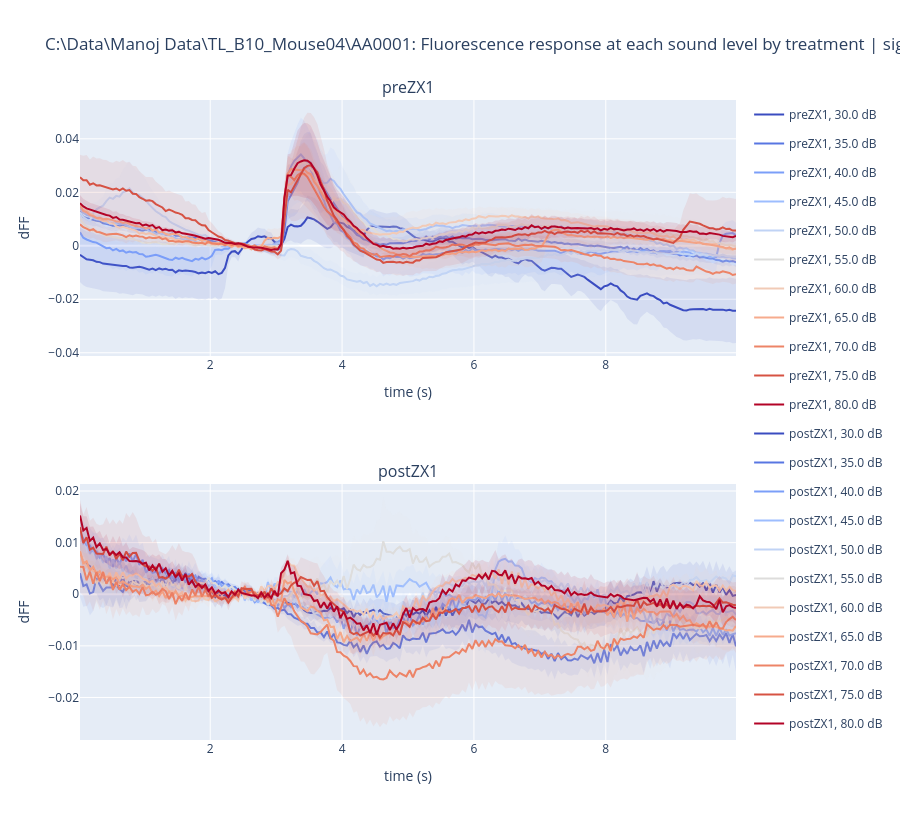

Notebook code for this chart:
### Code cell
# without ROI selection
e0.plotDF_levelByTreatment()

### Figure 1 — Plotly figure (JSON) as saved in the notebook; plotly's stock layout.template omitted (floating-point values rounded to 4 significant figures; data arrays with more than 128 entries replaced by an {"elided": "..."} marker saying what was removed)
{"data": [{"legendgroup": "preZX1, 30.0 dB", "line": {"color": "rgb(58, 76, 192)"}, "mode": "lines", "name": "preZX1, 30.0 dB", "showlegend": true, "type": "scatter", "x": {"elided": "200 float values"}, "xaxis": "x", "y": {"elided": "200 float values"}, "yaxis": "y"}, {"legendgroup": "preZX1, 30.0 dB", "line": {"width": 0}, "mode": "lines", "name": "preZX1, 30.0 dB", "showlegend": false, "type": "scatter", "x": {"elided": "200 float values"}, "xaxis": "x", "y": {"elided": "200 float values"}, "yaxis": "y"}, {"fill": "tonexty", "fillcolor": "rgba(58, 76, 192, 0.1)", "legendgroup": "preZX1, 30.0 dB", "line": {"width": 0}, "mode": "lines", "name": "preZX1, 30.0 dB", "showlegend": false, "type": "scatter", "x": {"elided": "200 float values"}, "xaxis": "x", "y": {"elided": "200 float values"}, "yaxis": "y"}, {"legendgroup": "preZX1, 35.0 dB", "line": {"color": "rgb(88, 118, 226)"}, "mode": "lines", "name": "preZX1, 35.0 dB", "showlegend": true, "type": "scatter", "x": {"elided": "200 float values"}, "xaxis": "x", "y": {"elided": "200 float values"}, "yaxis": "y"}, {"legendgroup": "preZX1, 35.0 dB", "line": {"width": 0}, "mode": "lines", "name": "preZX1, 35.0 dB", "showlegend": false, "type": "scatter", "x": {"elided": "200 float values"}, "xaxis": "x", "y": {"elided": "200 float values"}, "yaxis": "y"}, {"fill": "tonexty", "fillcolor": "rgba(88, 118, 226, 0.1)", "legendgroup": "preZX1, 35.0 dB", "line": {"width": 0}, "mode": "lines", "name": "preZX1, 35.0 dB", "showlegend": false, "type": "scatter", "x": {"elided": "200 float values"}, "xaxis": "x", "y": {"elided": "200 float values"}, "yaxis": "y"}, {"legendgroup": "preZX1, 40.0 dB", "line": {"color": "rgb(123, 158, 248)"}, "mode": "lines", "name": "preZX1, 40.0 dB", "showlegend": true, "type": "scatter", "x": {"elided": "200 float values"}, "xaxis": "x", "y": {"elided": "200 float values"}, "yaxis": "y"}, {"legendgroup": "preZX1, 40.0 dB", "line": {"width": 0}, "mode": "lines", "name": "preZX1, 40.0 dB", "showlegend": false, "type": "scatter", "x": {"elided": "200 float values"}, "xaxis": "x", "y": {"elided": "200 float values"}, "yaxis": "y"}, {"fill": "tonexty", "fillcolor": "rgba(123, 158, 248, 0.1)", "legendgroup": "preZX1, 40.0 dB", "line": {"width": 0}, "mode": "lines", "name": "preZX1, 40.0 dB", "showlegend": false, "type": "scatter", "x": {"elided": "200 float values"}, "xaxis": "x", "y": {"elided": "200 float values"}, "yaxis": "y"}, {"legendgroup": "preZX1, 45.0 dB", "line": {"color": "rgb(157, 189, 254)"}, "mode": "lines", "name": "preZX1, 45.0 dB", "showlegend": true, "type": "scatter", "x": {"elided": "200 float values"}, "xaxis": "x", "y": {"elided": "200 float values"}, "yaxis": "y"}, {"legendgroup": "preZX1, 45.0 dB", "line": {"width": 0}, "mode": "lines", "name": "preZX1, 45.0 dB", "showlegend": false, "type": "scatter", "x": {"elided": "200 float values"}, "xaxis": "x", "y": {"elided": "200 float values"}, "yaxis": "y"}, {"fill": "tonexty", "fillcolor": "rgba(157, 189, 254, 0.1)", "legendgroup": "preZX1, 45.0 dB", "line": {"width": 0}, "mode": "lines", "name": "preZX1, 45.0 dB", "showlegend": false, "type": "scatter", "x": {"elided": "200 float values"}, "xaxis": "x", "y": {"elided": "200 float values"}, "yaxis": "y"}, {"legendgroup": "preZX1, 50.0 dB", "line": {"color": "rgb(192, 211, 245)"}, "mode": "lines", "name": "preZX1, 50.0 dB", "showlegend": true, "type": "scatter", "x": {"elided": "200 float values"}, "xaxis": "x", "y": {"elided": "200 float values"}, "yaxis": "y"}, {"legendgroup": "preZX1, 50.0 dB", "line": {"width": 0}, "mode": "lines", "name": "preZX1, 50.0 dB", "showlegend": false, "type": "scatter", "x": {"elided": "200 float values"}, "xaxis": "x", "y": {"elided": "200 float values"}, "yaxis": "y"}, {"fill": "tonexty", "fillcolor": "rgba(192, 211, 245, 0.1)", "legendgroup": "preZX1, 50.0 dB", "line": {"width": 0}, "mode": "lines", "name": "preZX1, 50.0 dB", "showlegend": false, "type": "scatter", "x": {"elided": "200 float values"}, "xaxis": "x", "y": {"elided": "200 float values"}, "yaxis": "y"}, {"legendgroup": "preZX1, 55.0 dB", "line": {"color": "rgb(221, 220, 219)"}, "mode": "lines", "name": "preZX1, 55.0 dB", "showlegend": true, "type": "scatter", "x": {"elided": "200 float values"}, "xaxis": "x", "y": {"elided": "200 float values"}, "yaxis": "y"}, {"legendgroup": "preZX1, 55.0 dB", "line": {"width": 0}, "mode": "lines", "name": "preZX1, 55.0 dB", "showlegend": false, "type": "scatter", "x": {"elided": "200 float values"}, "xaxis": "x", "y": {"elided": "200 float values"}, "yaxis": "y"}, {"fill": "tonexty", "fillcolor": "rgba(221, 220, 219, 0.1)", "legendgroup": "preZX1, 55.0 dB", "line": {"width": 0}, "mode": "lines", "name": "preZX1, 55.0 dB", "showlegend": false, "type": "scatter", "x": {"elided": "200 float values"}, "xaxis": "x", "y": {"elided": "200 float values"}, "yaxis": "y"}, {"legendgroup": "preZX1, 60.0 dB", "line": {"color": "rgb(241, 202, 182)"}, "mode": "lines", "name": "preZX1, 60.0 dB", "showlegend": true, "type": "scatter", "x": {"elided": "200 float values"}, "xaxis": "x", "y": {"elided": "200 float values"}, "yaxis": "y"}, {"legendgroup": "preZX1, 60.0 dB", "line": {"width": 0}, "mode": "lines", "name": "preZX1, 60.0 dB", "showlegend": false, "type": "scatter", "x": {"elided": "200 float values"}, "xaxis": "x", "y": {"elided": "200 float values"}, "yaxis": "y"}, {"fill": "tonexty", "fillcolor": "rgba(241, 202, 182, 0.1)", "legendgroup": "preZX1, 60.0 dB", "line": {"width": 0}, "mode": "lines", "name": "preZX1, 60.0 dB", "showlegend": false, "type": "scatter", "x": {"elided": "200 float values"}, "xaxis": "x", "y": {"elided": "200 float values"}, "yaxis": "y"}, {"legendgroup": "preZX1, 65.0 dB", "line": {"color": "rgb(246, 171, 141)"}, "mode": "lines", "name": "preZX1, 65.0 dB", "showlegend": true, "type": "scatter", "x": {"elided": "200 float values"}, "xaxis": "x", "y": {"elided": "200 float values"}, "yaxis": "y"}, {"legendgroup": "preZX1, 65.0 dB", "line": {"width": 0}, "mode": "lines", "name": "preZX1, 65.0 dB", "showlegend": false, "type": "scatter", "x": {"elided": "200 float values"}, "xaxis": "x", "y": {"elided": "200 float values"}, "yaxis": "y"}, {"fill": "tonexty", "fillcolor": "rgba(246, 171, 141, 0.1)", "legendgroup": "preZX1, 65.0 dB", "line": {"width": 0}, "mode": "lines", "name": "preZX1, 65.0 dB", "showlegend": false, "type": "scatter", "x": {"elided": "200 float values"}, "xaxis": "x", "y": {"elided": "200 float values"}, "yaxis": "y"}, {"legendgroup": "preZX1, 70.0 dB", "line": {"color": "rgb(237, 132, 103)"}, "mode": "lines", "name": "preZX1, 70.0 dB", "showlegend": true, "type": "scatter", "x": {"elided": "200 float values"}, "xaxis": "x", "y": {"elided": "200 float values"}, "yaxis": "y"}, {"legendgroup": "preZX1, 70.0 dB", "line": {"width": 0}, "mode": "lines", "name": "preZX1, 70.0 dB", "showlegend": false, "type": "scatter", "x": {"elided": "200 float values"}, "xaxis": "x", "y": {"elided": "200 float values"}, "yaxis": "y"}, {"fill": "tonexty", "fillcolor": "rgba(237, 132, 103, 0.1)", "legendgroup": "preZX1, 70.0 dB", "line": {"width": 0}, "mode": "lines", "name": "preZX1, 70.0 dB", "showlegend": false, "type": "scatter", "x": {"elided": "200 float values"}, "xaxis": "x", "y": {"elided": "200 float values"}, "yaxis": "y"}, {"legendgroup": "preZX1, 75.0 dB", "line": {"color": "rgb(214, 82, 67)"}, "mode": "lines", "name": "preZX1, 75.0 dB", "showlegend": true, "type": "scatter", "x": {"elided": "200 float values"}, "xaxis": "x", "y": {"elided": "200 float values"}, "yaxis": "y"}, {"legendgroup": "preZX1, 75.0 dB", "line": {"width": 0}, "mode": "lines", "name": "preZX1, 75.0 dB", "showlegend": false, "type": "scatter", "x": {"elided": "200 float values"}, "xaxis": "x", "y": {"elided": "200 float values"}, "yaxis": "y"}, {"fill": "tonexty", "fillcolor": "rgba(214, 82, 67, 0.1)", "legendgroup": "preZX1, 75.0 dB", "line": {"width": 0}, "mode": "lines", "name": "preZX1, 75.0 dB", "showlegend": false, "type": "scatter", "x": {"elided": "200 float values"}, "xaxis": "x", "y": {"elided": "200 float values"}, "yaxis": "y"}, {"legendgroup": "preZX1, 80.0 dB", "line": {"color": "rgb(179, 3, 38)"}, "mode": "lines", "name": "preZX1, 80.0 dB", "showlegend": true, "type": "scatter", "x": {"elided": "200 float values"}, "xaxis": "x", "y": {"elided": "200 float values"}, "yaxis": "y"}, {"legendgroup": "preZX1, 80.0 dB", "line": {"width": 0}, "mode": "lines", "name": "preZX1, 80.0 dB", "showlegend": false, "type": "scatter", "x": {"elided": "200 float values"}, "xaxis": "x", "y": {"elided": "200 float values"}, "yaxis": "y"}, {"fill": "tonexty", "fillcolor": "rgba(179, 3, 38, 0.1)", "legendgroup": "preZX1, 80.0 dB", "line": {"width": 0}, "mode": "lines", "name": "preZX1, 80.0 dB", "showlegend": false, "type": "scatter", "x": {"elided": "200 float values"}, "xaxis": "x", "y": {"elided": "200 float values"}, "yaxis": "y"}, {"legendgroup": "postZX1, 30.0 dB", "line": {"color": "rgb(58, 76, 192)"}, "mode": "lines", "name": "postZX1, 30.0 dB", "showlegend": true, "type": "scatter", "x": {"elided": "200 float values"}, "xaxis": "x2", "y": {"elided": "200 float values"}, "yaxis": "y2"}, {"legendgroup": "postZX1, 30.0 dB", "line": {"width": 0}, "mode": "lines", "name": "postZX1, 30.0 dB", "showlegend": false, "type": "scatter", "x": {"elided": "200 float values"}, "xaxis": "x2", "y": {"elided": "200 float values"}, "yaxis": "y2"}, {"fill": "tonexty", "fillcolor": "rgba(58, 76, 192, 0.1)", "legendgroup": "postZX1, 30.0 dB", "line": {"width": 0}, "mode": "lines", "name": "postZX1, 30.0 dB", "showlegend": false, "type": "scatter", "x": {"elided": "200 float values"}, "xaxis": "x2", "y": {"elided": "200 float values"}, "yaxis": "y2"}, {"legendgroup": "postZX1, 35.0 dB", "line": {"color": "rgb(88, 118, 226)"}, "mode": "lines", "name": "postZX1, 35.0 dB", "showlegend": true, "type": "scatter", "x": {"elided": "200 float values"}, "xaxis": "x2", "y": {"elided": "200 float values"}, "yaxis": "y2"}, {"legendgroup": "postZX1, 35.0 dB", "line": {"width": 0}, "mode": "lines", "name": "postZX1, 35.0 dB", "showlegend": false, "type": "scatter", "x": {"elided": "200 float values"}, "xaxis": "x2", "y": {"elided": "200 float values"}, "yaxis": "y2"}, {"fill": "tonexty", "fillcolor": "rgba(88, 118, 226, 0.1)", "legendgroup": "postZX1, 35.0 dB", "line": {"width": 0}, "mode": "lines", "name": "postZX1, 35.0 dB", "showlegend": false, "type": "scatter", "x": {"elided": "200 float values"}, "xaxis": "x2", "y": {"elided": "200 float values"}, "yaxis": "y2"}, {"legendgroup": "postZX1, 40.0 dB", "line": {"color": "rgb(123, 158, 248)"}, "mode": "lines", "name": "postZX1, 40.0 dB", "showlegend": true, "type": "scatter", "x": {"elided": "200 float values"}, "xaxis": "x2", "y": {"elided": "200 float values"}, "yaxis": "y2"}, {"legendgroup": "postZX1, 40.0 dB", "line": {"width": 0}, "mode": "lines", "name": "postZX1, 40.0 dB", "showlegend": false, "type": "scatter", "x": {"elided": "200 float values"}, "xaxis": "x2", "y": {"elided": "200 float values"}, "yaxis": "y2"}, {"fill": "tonexty", "fillcolor": "rgba(123, 158, 248, 0.1)", "legendgroup": "postZX1, 40.0 dB", "line": {"width": 0}, "mode": "lines", "name": "postZX1, 40.0 dB", "showlegend": false, "type": "scatter", "x": {"elided": "200 float values"}, "xaxis": "x2", "y": {"elided": "200 float values"}, "yaxis": "y2"}, {"legendgroup": "postZX1, 45.0 dB", "line": {"color": "rgb(157, 189, 254)"}, "mode": "lines", "name": "postZX1, 45.0 dB", "showlegend": true, "type": "scatter", "x": {"elided": "200 float values"}, "xaxis": "x2", "y": {"elided": "200 float values"}, "yaxis": "y2"}, {"legendgroup": "postZX1, 45.0 dB", "line": {"width": 0}, "mode": "lines", "name": "postZX1, 45.0 dB", "showlegend": false, "type": "scatter", "x": {"elided": "200 float values"}, "xaxis": "x2", "y": {"elided": "200 float values"}, "yaxis": "y2"}, {"fill": "tonexty", "fillcolor": "rgba(157, 189, 254, 0.1)", "legendgroup": "postZX1, 45.0 dB", "line": {"width": 0}, "mode": "lines", "name": "postZX1, 45.0 dB", "showlegend": false, "type": "scatter", "x": {"elided": "200 float values"}, "xaxis": "x2", "y": {"elided": "200 float values"}, "yaxis": "y2"}, {"legendgroup": "postZX1, 50.0 dB", "line": {"color": "rgb(192, 211, 245)"}, "mode": "lines", "name": "postZX1, 50.0 dB", "showlegend": true, "type": "scatter", "x": {"elided": "200 float values"}, "xaxis": "x2", "y": {"elided": "200 float values"}, "yaxis": "y2"}, {"legendgroup": "postZX1, 50.0 dB", "line": {"width": 0}, "mode": "lines", "name": "postZX1, 50.0 dB", "showlegend": false, "type": "scatter", "x": {"elided": "200 float values"}, "xaxis": "x2", "y": {"elided": "200 float values"}, "yaxis": "y2"}, {"fill": "tonexty", "fillcolor": "rgba(192, 211, 245, 0.1)", "legendgroup": "postZX1, 50.0 dB", "line": {"width": 0}, "mode": "lines", "name": "postZX1, 50.0 dB", "showlegend": false, "type": "scatter", "x": {"elided": "200 float values"}, "xaxis": "x2", "y": {"elided": "200 float values"}, "yaxis": "y2"}, {"legendgroup": "postZX1, 55.0 dB", "line": {"color": "rgb(221, 220, 219)"}, "mode": "lines", "name": "postZX1, 55.0 dB", "showlegend": true, "type": "scatter", "x": {"elided": "200 float values"}, "xaxis": "x2", "y": {"elided": "200 float values"}, "yaxis": "y2"}, {"legendgroup": "postZX1, 55.0 dB", "line": {"width": 0}, "mode": "lines", "name": "postZX1, 55.0 dB", "showlegend": false, "type": "scatter", "x": {"elided": "200 float values"}, "xaxis": "x2", "y": {"elided": "200 float values"}, "yaxis": "y2"}, {"fill": "tonexty", "fillcolor": "rgba(221, 220, 219, 0.1)", "legendgroup": "postZX1, 55.0 dB", "line": {"width": 0}, "mode": "lines", "name": "postZX1, 55.0 dB", "showlegend": false, "type": "scatter", "x": {"elided": "200 float values"}, "xaxis": "x2", "y": {"elided": "200 float values"}, "yaxis": "y2"}, {"legendgroup": "postZX1, 60.0 dB", "line": {"color": "rgb(241, 202, 182)"}, "mode": "lines", "name": "postZX1, 60.0 dB", "showlegend": true, "type": "scatter", "x": {"elided": "200 float values"}, "xaxis": "x2", "y": {"elided": "200 float values"}, "yaxis": "y2"}, {"legendgroup": "postZX1, 60.0 dB", "line": {"width": 0}, "mode": "lines", "name": "postZX1, 60.0 dB", "showlegend": false, "type": "scatter", "x": {"elided": "200 float values"}, "xaxis": "x2", "y": {"elided": "200 float values"}, "yaxis": "y2"}, {"fill": "tonexty", "fillcolor": "rgba(241, 202, 182, 0.1)", "legendgroup": "postZX1, 60.0 dB", "line": {"width": 0}, "mode": "lines", "name": "postZX1, 60.0 dB", "showlegend": false, "type": "scatter", "x": {"elided": "200 float values"}, "xaxis": "x2", "y": {"elided": "200 float values"}, "yaxis": "y2"}, {"legendgroup": "postZX1, 65.0 dB", "line": {"color": "rgb(246, 171, 141)"}, "mode": "lines", "name": "postZX1, 65.0 dB", "showlegend": true, "type": "scatter", "x": {"elided": "200 float values"}, "xaxis": "x2", "y": {"elided": "200 float values"}, "yaxis": "y2"}, {"legendgroup": "postZX1, 65.0 dB", "line": {"width": 0}, "mode": "lines", "name": "postZX1, 65.0 dB", "showlegend": false, "type": "scatter", "x": {"elided": "200 float values"}, "xaxis": "x2", "y": {"elided": "200 float values"}, "yaxis": "y2"}, {"fill": "tonexty", "fillcolor": "rgba(246, 171, 141, 0.1)", "legendgroup": "postZX1, 65.0 dB", "line": {"width": 0}, "mode": "lines", "name": "postZX1, 65.0 dB", "showlegend": false, "type": "scatter", "x": {"elided": "200 float values"}, "xaxis": "x2", "y": {"elided": "200 float values"}, "yaxis": "y2"}, {"legendgroup": "postZX1, 70.0 dB", "line": {"color": "rgb(237, 132, 103)"}, "mode": "lines", "name": "postZX1, 70.0 dB", "showlegend": true, "type": "scatter", "x": {"elided": "200 float values"}, "xaxis": "x2", "y": {"elided": "200 float values"}, "yaxis": "y2"}, {"legendgroup": "postZX1, 70.0 dB", "line": {"width": 0}, "mode": "lines", "name": "postZX1, 70.0 dB", "showlegend": false, "type": "scatter", "x": {"elided": "200 float values"}, "xaxis": "x2", "y": {"elided": "200 float values"}, "yaxis": "y2"}, {"fill": "tonexty", "fillcolor": "rgba(237, 132, 103, 0.1)", "legendgroup": "postZX1, 70.0 dB", "line": {"width": 0}, "mode": "lines", "name": "postZX1, 70.0 dB", "showlegend": false, "type": "scatter", "x": {"elided": "200 float values"}, "xaxis": "x2", "y": {"elided": "200 float values"}, "yaxis": "y2"}, {"legendgroup": "postZX1, 75.0 dB", "line": {"color": "rgb(214, 82, 67)"}, "mode": "lines", "name": "postZX1, 75.0 dB", "showlegend": true, "type": "scatter", "x": {"elided": "200 float values"}, "xaxis": "x2", "y": {"elided": "200 float values"}, "yaxis": "y2"}, {"legendgroup": "postZX1, 75.0 dB", "line": {"width": 0}, "mode": "lines", "name": "postZX1, 75.0 dB", "showlegend": false, "type": "scatter", "x": {"elided": "200 float values"}, "xaxis": "x2", "y": {"elided": "200 float values"}, "yaxis": "y2"}, {"fill": "tonexty", "fillcolor": "rgba(214, 82, 67, 0.1)", "legendgroup": "postZX1, 75.0 dB", "line": {"width": 0}, "mode": "lines", "name": "postZX1, 75.0 dB", "showlegend": false, "type": "scatter", "x": {"elided": "200 float values"}, "xaxis": "x2", "y": {"elided": "200 float values"}, "yaxis": "y2"}, {"legendgroup": "postZX1, 80.0 dB", "line": {"color": "rgb(179, 3, 38)"}, "mode": "lines", "name": "postZX1, 80.0 dB", "showlegend": true, "type": "scatter", "x": {"elided": "200 float values"}, "xaxis": "x2", "y": {"elided": "200 float values"}, "yaxis": "y2"}, {"legendgroup": "postZX1, 80.0 dB", "line": {"width": 0}, "mode": "lines", "name": "postZX1, 80.0 dB", "showlegend": false, "type": "scatter", "x": {"elided": "200 float values"}, "xaxis": "x2", "y": {"elided": "200 float values"}, "yaxis": "y2"}, {"fill": "tonexty", "fillcolor": "rgba(179, 3, 38, 0.1)", "legendgroup": "postZX1, 80.0 dB", "line": {"width": 0}, "mode": "lines", "name": "postZX1, 80.0 dB", "showlegend": false, "type": "scatter", "x": {"elided": "200 float values"}, "xaxis": "x2", "y": {"elided": "200 float values"}, "yaxis": "y2"}], "layout": {"annotations": [{"font": {"size": 16}, "showarrow": false, "text": "preZX1", "x": 0.5, "xanchor": "center", "xref": "paper", "y": 1, "yanchor": "bottom", "yref": "paper"}, {"font": {"size": 16}, "showarrow": false, "text": "postZX1", "x": 0.5, "xanchor": "center", "xref": "paper", "y": 0.4, "yanchor": "bottom", "yref": "paper"}], "height": 820, "title": {"text": "C:\\Data\\Manoj Data\\TL_B10_Mouse04\\AA0001: Fluorescence response at each sound level by treatment | signal: "}, "xaxis": {"anchor": "y", "domain": [0, 1], "title": {"text": "time (s)"}}, "xaxis2": {"anchor": "y2", "domain": [0, 1], "title": {"text": "time (s)"}}, "yaxis": {"anchor": "x", "domain": [0.6, 1], "title": {"text": "dFF"}}, "yaxis2": {"anchor": "x2", "domain": [0, 0.4], "title": {"text": "dFF"}}}}
